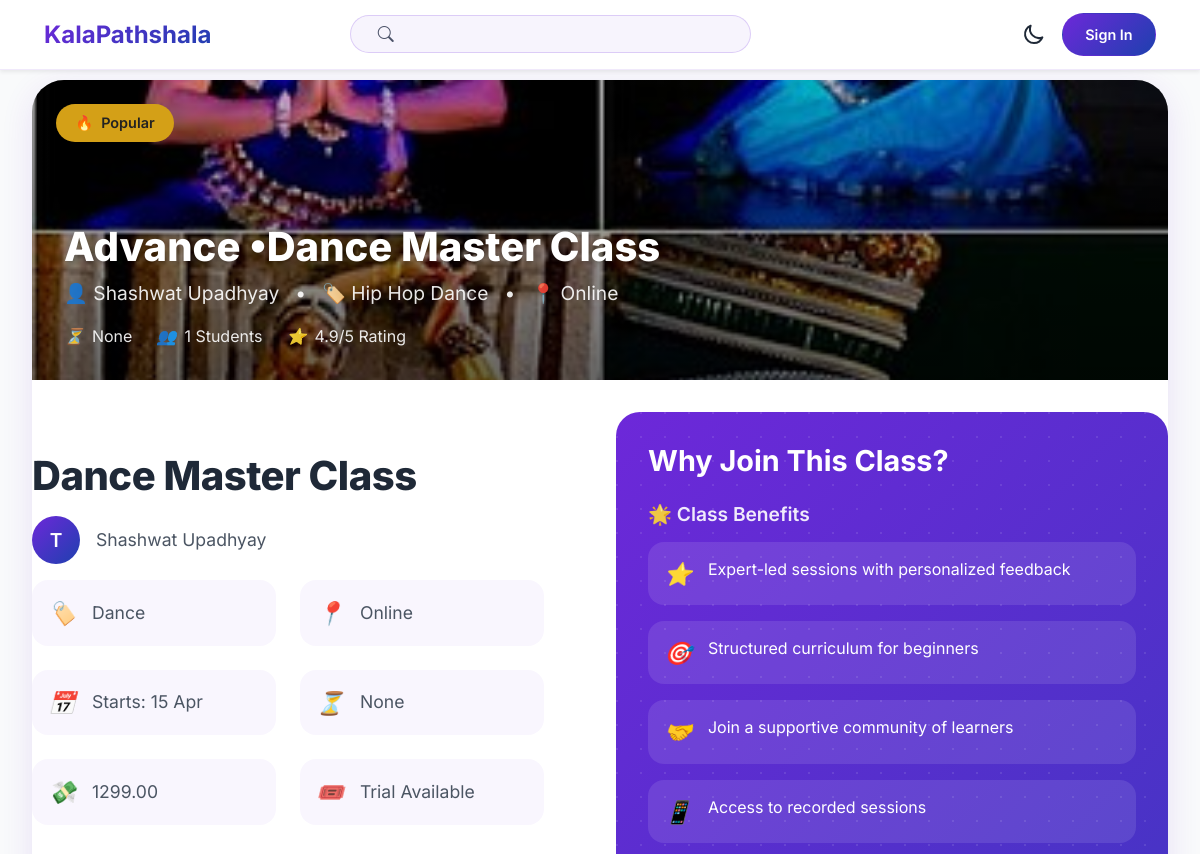
Page /courses/dance-master-class/ (upper part) on the earlier database version.
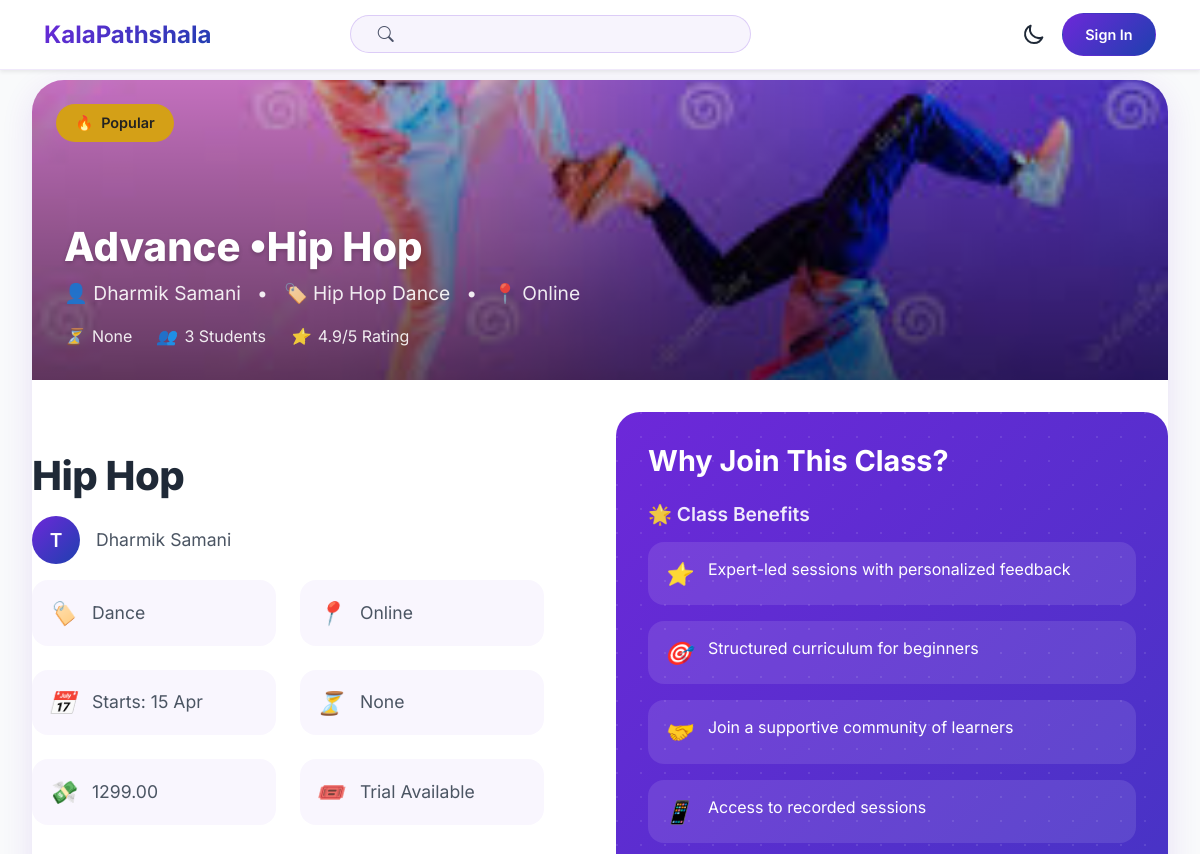
Same page on the later database version.
### course/models.py (models this page shows, shortened)
class Course(models.Model):
    level_choice = (('Beginner','Beginner'),('Intermediate','Intermediate'),('Advance','Advance'))
    teacher = models.ForeignKey('account.Teacher', on_delete=models.CASCADE, related_name='courses')
    title = models.CharField(max_length=100)
    slug = models.SlugField(unique=True, null=True, blank=True)
    uid = models.UUIDField(default=uuid.uuid4, editable=False, unique=True)
    description = models.TextField()
    image = models.ImageField(upload_to='courses/')
    category = models.ForeignKey(CourseCategory, on_delete=models.CASCADE, related_name='courses')
    subcategory = models.ForeignKey(CourseSubCategory, on_delete=models.CASCADE, related_name='courses')
    level = models.CharField(max_length=20, choices=level_choice, null=True, blank=True)
    duration = models.CharField(max_length=30, null=True, blank=True)
    price = models.DecimalField(max_digits=10, decimal_places=2, default=0.00)
    discount_price = models.DecimalField(max_digits=10, decimal_places=2, default=0.00)
    is_active = models.BooleanField(default=True)
    is_free = models.BooleanField(default=False)
    created_at = models.DateTimeField(auto_now_add=True)
    updated_at = models.DateTimeField(auto_now=True)

class Enrollment(models.Model):
    uid = models.UUIDField(default=uuid.uuid4, editable=False, unique=True)
    student = models.ForeignKey('account.Student', on_delete=models.CASCADE, related_name='enrollments')
    course = models.ForeignKey(Course, on_delete=models.CASCADE, related_name='enrollments')
    enrolled_at = models.DateTimeField(auto_now_add=True)

class CourseSubCategory(models.Model):
    uid = models.UUIDField(default=uuid.uuid4, editable=False, unique=True)
    category = models.ForeignKey(CourseCategory, on_delete=models.CASCADE, related_name='subcategories')
    name = models.CharField(max_length=100)
    slug = models.SlugField(unique=True, null=True, blank=True)
    description = models.TextField(null=True, blank=True)
    image = models.ImageField(upload_to='course_subcategories/', null=True, blank=True)
    created_at = models.DateTimeField(auto_now_add=True)
    updated_at = models.DateTimeField(auto_now=True)

class CourseCategory(models.Model):
    uid = models.UUIDField(default=uuid.uuid4, editable=False, unique=True)
    name = models.CharField(max_length=100)
    image = models.ImageField(upload_to='course_categories/')
    slug = models.SlugField(unique=True, null=True, blank=True)
    description = models.TextField(null=True, blank=True)
    created_at = models.DateTimeField(auto_now_add=True)
    updated_at = models.DateTimeField(auto_now=True)

### account/models.py (models this page shows, shortened)
class Teacher(models.Model):
    uid = models.UUIDField(default=uuid.uuid4, editable=False)
    user = models.OneToOneField(User, on_delete=models.CASCADE, related_name='teacher')
    full_name = models.CharField(max_length=100)
    bio = models.TextField(null=True, blank=True)
    image = models.ImageField(upload_to='teachers/', null=True, blank=True)
    phone = models.CharField(max_length=15, null=True, blank=True)
    adhaar_number = models.CharField(max_length=12, null=True, blank=True)
    category = models.ForeignKey(CourseCategory, on_delete=models.SET_NULL, null=True,blank=True)
    subcategory = models.ForeignKey(CourseSubCategory, on_delete=models.SET_NULL, null=True,blank=True)
    website = models.URLField(null=True, blank=True)
    facebook = models.URLField(null=True, blank=True)
    twitter = models.URLField(null=True, blank=True)
    instagram = models.URLField(null=True, blank=True)
    verified = models.BooleanField(default=False)

### course/views.py (the view)
# urls.py: path('<slug>/',views.course,name='course'),
def course(request, slug):
    cour = get_object_or_404(models.Course, slug=slug)
    return render(request,'class-card.html',{'course':cour})

### templates/class-card.html (shortened to what this page needs)
{% extends "index.html" %}
{% block content %}
{% load review_tag %}
    <link rel="stylesheet" href="styles.css">
    <div class="class-card mt-5">
        <div class="class-thumbnail">
            <img src="{{course.image.url}}"
                 alt="Hip-hop dance class"
                 class="thumbnail-image">
            <div class="thumbnail-badge">
                <span>🔥</span> Popular
            </div>
            <div class="thumbnail-overlay">
                <h1 class="thumbnail-title">{{course.level}} <span>•</span>{{course.title}}</h1>
                <div class="thumbnail-subtitle">
                    <span>👤 {{course.teacher.full_name}}</span>
                    <span>•</span>
                    <span>🏷️  {{course.subcategory.name}} {{course.category.name}}</span>
                    <span>•</span>
                    <span>📍 Online</span>
                </div>
                <div class="thumbnail-stats">
                    <div class="stat-item">
                        <i>⏳</i>
                        <span>{{ course.duration }}</span>
                    </div>
                    <div class="stat-item">
                        <i>👥</i>
                        <span>{{ course.enrollments.all|length }} Students</span>
                    </div>
                    <div class="stat-item">
                        <i>⭐</i>
                        <span>4.9/5 Rating</span>
                    </div>
                </div>
            </div>
        </div>
        <div class="class-main">
            <div class="class-header">
                <h1 class="class-title"> {{course.title}}</h1>
                <div class="teacher-info">
                    <div class="teacher-avatar">T</div>
                    <span>{{course.teacher.full_name}}</span>
                </div>
            </div>
            <div class="class-details">
                <div class="detail-item">
                    <i>🏷️</i>
                    <span>{{ course.category.name }}</span>
                </div>
                <div class="detail-item">
                    <i>📍</i>
                    <span>Online</span>
                </div>
                <div class="detail-item">
                    <i>📅</i>
                    <span>Starts: 15 Apr</span>
                </div>
                <div class="detail-item">
                    <i>⏳</i>
                    <span>{{course.duration}}</span>
                </div>
                <div class="detail-item">
                    <i>💸</i>
                    <span>{% if course.is_free or not course.price %}Free{% else %}{{course.price}}{% endif %}</span>
                </div>
                <div class="detail-item">
                    <i>🎟️</i>
                    <span>Trial Available</span>
                </div>
            </div>
        </div>
        <div class="class-sidebar">
            <div class="sidebar-pattern"></div>
            <div class="sidebar-content">
                <h2 class="sidebar-title">Why Join This Class?</h2>
                <div class="sidebar-section">
                    <h3 class="sidebar-section-title">🌟 Class Benefits</h3>
                    <ul class="sidebar-features">
                        <li>
                            <i>⭐</i>
                            <span>Expert-led sessions with personalized feedback</span>
                        </li>
                        <li>
                            <i>🎯</i>
                            <span>Structured curriculum for beginners</span>
                        </li>
                        <li>
                            <i>🤝</i>
                            <span>Join a supportive community of learners</span>
                        </li>
                        <li>
                            <i>📱</i>
                            <span>Access to recorded sessions</span>
                        </li>
                    </ul>
                </div>
            </div>
        </div>
    </div>
{% endblock content %}

Differences in the rows shown:
changed Course "Advance": image: a different picture; title "Dance Master Class" → "Hip Hop"; teacher.full_name "Shashwat Upadhyay" → "Dharmik Samani"; enrollments.all|length "1" → "3"
